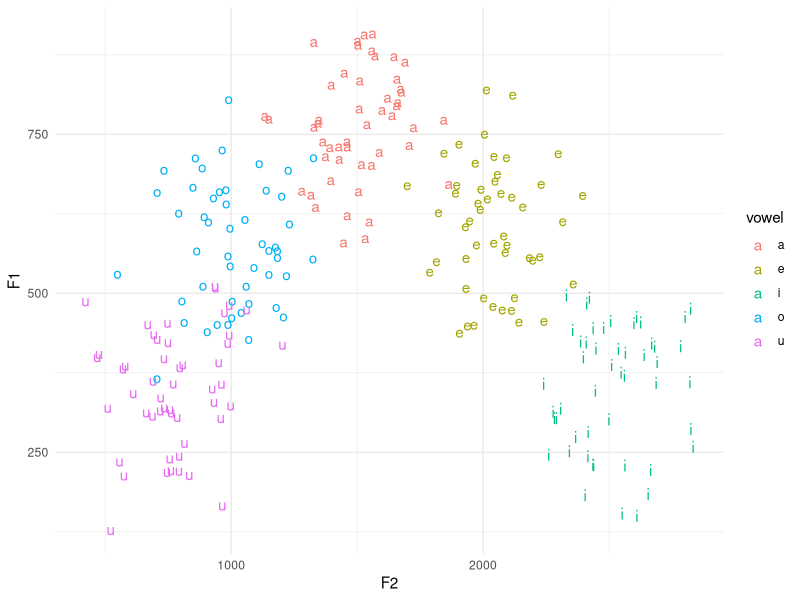

This chart was generated by the following R code:
## ---- chunk 1
knitr::opts_chunk$set(echo = TRUE)

library(tidyverse)
## ---- chunk 2

library(tidyverse)

set.seed(10)

vowels = tibble(vowel = rep(c("a", "e", "i", "o", "u"), each = 50),
                
                F1 = c(rnorm(50, mean = 800, sd = 100), 
                       rnorm(50, mean = 600, sd = 100), 
                       rnorm(50, mean = 350, sd = 100), 
                       rnorm(50, mean = 600, sd = 100), 
                       rnorm(50, mean = 350, sd = 100)),
                
                F2 = c(rnorm(50, mean = 1500, sd = 150), 
                       rnorm(50, mean = 2000, sd = 150), 
                       rnorm(50, mean = 2500, sd = 150), 
                       rnorm(50, mean = 1000, sd = 150), 
                       rnorm(50, mean = 800, sd = 150)))


ggplot(data = vowels, aes(x = F2, y = F1, color = vowel, label = vowel)) + 
  geom_text() +
  theme_minimal()

